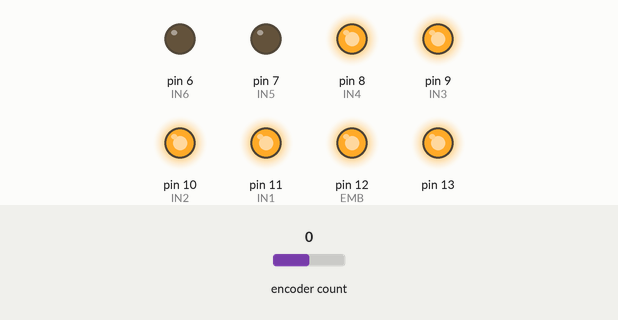
Bench run of a sketch on a simulated Arduino Uno, built with avr-gcc and run on an emulated ATmega328P. Shown: output pins drawn as LEDs (lit = HIGH). The test bench sets the inputs (shaded band); at power-on: encoder count 0. What the sketch prints to the serial monitor is not drawn.

Above: at 0.1 s.
At 1.1 s:
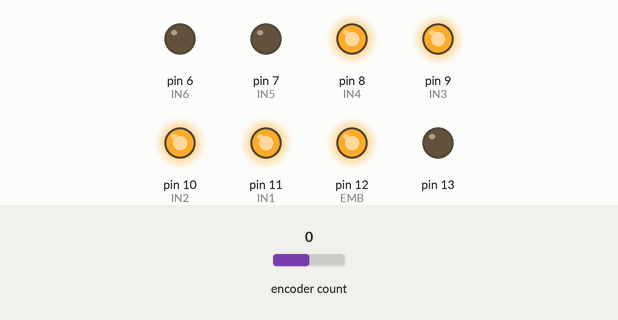
Timing chart, 0 to 2.6 s (numbered marks = the images above):
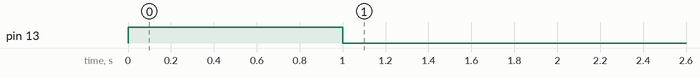

The sketch:

serialrelay.ino
```cpp
#include <Timer.h>
#include <Encoder.h>

#define EMB 12
#define IN1 11
#define IN2 10
#define IN3 9
#define IN4 8
#define IN5 7
#define IN6 6

boolean isOn = false;
boolean firstrelaystate = false;
char receivedChar;
String serialstring;

Timer t;
Encoder myEnc(2, 3);

void setup()
{
  pinMode(13, OUTPUT);
  pinMode(IN1, OUTPUT);
  pinMode(IN2, OUTPUT);
  pinMode(IN3, OUTPUT);
  pinMode(IN4, OUTPUT);
  pinMode(IN5, OUTPUT);
  pinMode(IN6, OUTPUT);
  pinMode(EMB, INPUT_PULLUP);
  pinMode(EMB, OUTPUT);
  digitalWrite(IN1, HIGH);
  digitalWrite(IN2, HIGH);
  digitalWrite(IN3, HIGH);
  digitalWrite(IN4, HIGH);
  digitalWrite(IN5, LOW);
  digitalWrite(IN6, LOW);
  t.oscillate(13, 500, HIGH);
  digitalWrite(13, HIGH);
  delay(1000);
  digitalWrite(13, LOW);
  Serial.begin(115200);
}

void loop() {
  if (digitalRead(EMB) == HIGH) {
    if (Serial.available() > 0) {
      receivedChar = Serial.read();
      if (receivedChar == '<') {
        serialstring = Serial.readStringUntil('>');
        Serial.flush();
      }

      if (serialstring.startsWith("n", 0)) {
        isOn = true;
      }

      if (serialstring.startsWith("f", 0)) {
        isOn = false;
      }
    }

    if (isOn && serialstring.startsWith("1", 1)) {
      digitalWrite(IN1, LOW);
      firstrelaystate = true;
      //Serial.println("First relay is now ON");
    }

    if (isOn && serialstring.startsWith("2", 1)) {
      digitalWrite(IN2, LOW);
      //Serial.println("Second relay is now ON");
    }

    if (isOn && serialstring.startsWith("3", 1)) {
      digitalWrite(IN3, LOW);
      //Serial.println("Third relay is now ON");
    }

    if (isOn && serialstring.startsWith("4", 1)) {
      digitalWrite(IN4, LOW);
      //Serial.println("Fourth relay is now ON");
    }

    if (isOn && serialstring.startsWith("5", 1)) {
      digitalWrite(IN5, HIGH);
      //Serial.println("Fifth relay is now ON");
    }

    if (isOn && serialstring.startsWith("6", 1)) {
      digitalWrite(IN6, HIGH);
      //Serial.println("Sixth relay is now ON");
    }

    if (!isOn && serialstring.startsWith("1", 1)) {
      digitalWrite(IN1, HIGH);
      firstrelaystate = false;
      digitalWrite(13, LOW);
      //Serial.println("First relay is now OFF");
    }

    if (!isOn && serialstring.startsWith("2", 1)) {
      digitalWrite(IN2, HIGH);
      //Serial.println("Second relay is now OFF");
    }

    if (!isOn && serialstring.startsWith("3", 1)) {
      digitalWrite(IN3, HIGH);
      //Serial.println("Third relay is now OFF");
    }

    if (!isOn && serialstring.startsWith("4", 1)) {
      digitalWrite(IN4, HIGH);
      //Serial.println("Fourth relay is now OFF");
    }

    if (!isOn && serialstring.startsWith("5", 1)) {
      digitalWrite(IN5, LOW);
      //Serial.println("Fifth relay is now OFF");
    }

    if (!isOn && serialstring.startsWith("6", 1)) {
      digitalWrite(IN6, LOW);
      //Serial.println("Sixth relay is now OFF");
    }

    if (firstrelaystate) {
      t.update();
    }

    long oldPosition  = -999;

    long newPosition = myEnc.read() / 4;
    if (newPosition != oldPosition) {
      oldPosition = newPosition;
      Serial.println(newPosition);
    }
  }
  else {
    digitalWrite(IN1, HIGH);
    digitalWrite(IN2, HIGH);
    digitalWrite(IN3, HIGH);
    digitalWrite(IN4, HIGH);
    digitalWrite(IN5, LOW);
    digitalWrite(IN6, LOW);
    digitalWrite(13, HIGH);
    firstrelaystate = false;
    while (1) {}
  }
}
```
